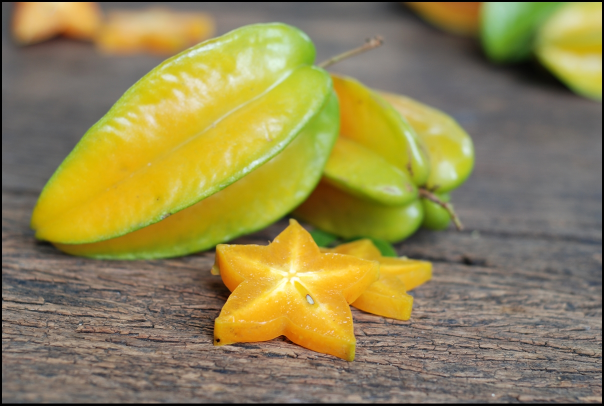
#> input picture images/fruit-carambola.jpg, 1208 x 811 px, given in place of left_side.jpg, which was not available (shown at 1/2 size)
$ python panorama_demo.py   (older library calls are emulated)
#> lines starting #> are read from the running program, lines starting #| are printed output that depends on the picture; pictures that were not available may be replaced by others from this repository, and a replacement may not be noted
### code/utils.py
import cv2
import numpy as np
import random
import math
def resize(img,param):
    height,width,_ = get_img_info(img)
    dstHeight = int(height * param)
    dstWidth = int(width * param)
    dst = cv2.resize(img,(dstWidth,dstHeight),cv2.INTER_AREA)
    return dst

def get_img_info(img):
    imgInfo = img.shape
    height = imgInfo[0]
    width = imgInfo[1]
    mode = imgInfo[2]
    return height, width, mode

# load
# template
# x y
# [342 lines left out: functions resize_nearby, resize_with_mat, img_crop, img_translate, img_custom_transform, img_mirror_v and 22 more, not called in this run]

def beauty_filter(img):
    dst = cv2.bilateralFilter(img,15,35,35)
    return dst

def guassian_filter(img):
    dst = cv2.GaussianBlur(img,(5,5),1.5)
    return dst

# [73 lines left out: functions mean_blur, increntment_brigtness, get_sample, get_video, not called in this run]

### code/panorama_demo.py
import cv2
import numpy as np
import utils

img_left = cv2.imread('left_side.jpg')
#> img_left is the input picture: shape (811, 1208, 3); mean B, G, R 81.4, 133.6, 145.4
# print(img_left.shape[:2])
# print(img_left.shape[1])
img_left = utils.resize(img_left,0.25)
#> in resize, `height,width,_ = get_img_info(img)`: height = 811; width = 1208
#> in resize, `dstHeight = int(height * param)`: dstHeight = 202
#> in resize, `dstWidth = int(width * param)`: dstWidth = 302
#> in resize, `dst = cv2.resize(img,(dstWidth,dstHeight),cv2.INTER_AREA)`:
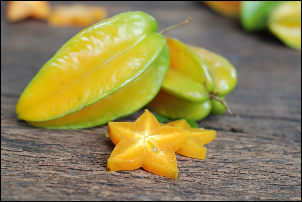
#> dst: shape (202, 302, 3); mean B, G, R 81.3, 133.5, 145.3
# with = int(img_left.shape[1] )
img_left_gray = cv2.cvtColor(img_left,cv2.COLOR_BGR2GRAY)
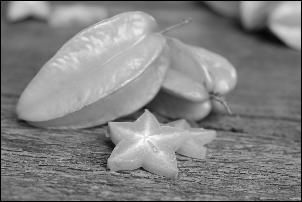
#> img_left_gray: shape (202, 302); min 0, max 252, mean 131.1
# cv2.cvtColor
img_right = cv2.imread('center_side.jpg')
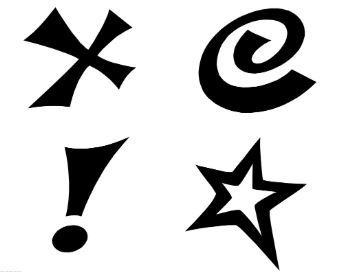
#> input picture images/geometric_shape.JPG, 340 x 272 px, given in place of center_side.jpg, which was not available
#> img_right is the input picture: shape (272, 340, 3); min 0, max 255, mean 207.7
img_right = utils.resize(img_right,0.25)
#> call 2 of resize, with param = 0.25
#> in resize (call 2), `height,width,_ = get_img_info(img)`: height = 272; width = 340
#> in resize (call 2), `dstHeight = int(height * param)`: dstHeight = 68
#> in resize (call 2), `dstWidth = int(width * param)`: dstWidth = 85
#> in resize (call 2), `dst = cv2.resize(img,(dstWidth,dstHeight),cv2.INTER_AREA)`:
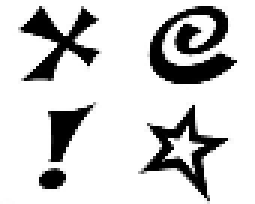
#> dst: shape (68, 85, 3) (shown 3 times larger); min 0, max 255, mean 207.8

img_right_gray = cv2.cvtColor(img_right,cv2.COLOR_BGR2GRAY)

sift = cv2.xfeatures2d.SIFT_create()

kp1, dest1 = sift.detectAndCompute(img_left_gray,None)
#> kp1 = 324 keypoints; strongest (x, y, size): (141, 168, 2.4), (265, 34, 14.6), (110, 144, 7.9), (131, 118, 6.9)
kp2, dest2 = sift.detectAndCompute(img_right_gray,None)
#> kp2 = 68 keypoints; strongest (x, y, size): (17, 60, 4.8), (28, 6, 4.1), (29, 18, 3.7), (13, 8, 5.7)

FLANN_INDEX_KDTREE = 0
index_params = dict(algorithm=FLANN_INDEX_KDTREE,trees=5)
search_params = dict(checks=50)

# cv2.imshow('left image',cv2.drawKeypoints(img_left_gray,kp1,img_left))
# cv2.imshow('right image',cv2.drawKeypoints(img_right_gray,kp2,img_right))
match = cv2.FlannBasedMatcher(index_params,search_params)
matches = match.knnMatch(dest1,dest2,k=2)
#> matches = 324 matches
# print(matches)
good = []
for m,n in matches:
    if m.distance < 0.5*n.distance:
        good.append(m)
#> after the loop, good = []
draw_parameters = dict(matchColor=(0,255,0),singlePointColor=None,flags=2)
# print(len(good))
img3 = cv2.drawMatches(img_left,kp1,img_right,kp2,good,None,**draw_parameters)
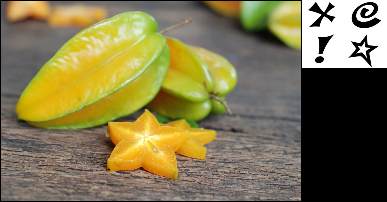
#> img3: shape (202, 387, 3); mean B, G, R 78.8, 119.5, 128.7

MIN_MATCH_COUNT = 10
if len(good) > MIN_MATCH_COUNT:
    # pass
    src_pts = np.float32([kp1[m.queryIdx].pt for m in good ]).reshape(-1,1,2)
    dst_pts = np.float32([kp2[m.trainIdx].pt for m in good ]).reshape(-1,1,2)

    M, mask =  cv2.findHomography(src_pts,dst_pts,cv2.RANSAC,5.0)

    h,w = img_left_gray.shape
    pts = np.float32([[0,0],[0,h-1],[w-1,h-1],[w-1,0]]).reshape(-1,1,2)
    dst = cv2.perspectiveTransform(pts,M)
    # cv2.imshow("original_image",drawMatches)
    img_right_gray = cv2.ploylines(img_right_gray,[np.init32(dst)],True,255,3,cv2.LINE_AA)
    cv2.imshow('original_image_drawMatches.jpg',img_right_gray)
else:
    print("Not enought matches are found - %d/%d",(len(good)/MIN_MATCH_COUNT))
#| Not enought matches are found - %d/%d 0.0
while(1):
    # cv2.imshow('girl dist',img_left)

    k = cv2.waitKey(33)
#> (key Esc is pressed here)
    if k == 27:
        break
    elif k==-1:
        continue
    else:
        print(k)
